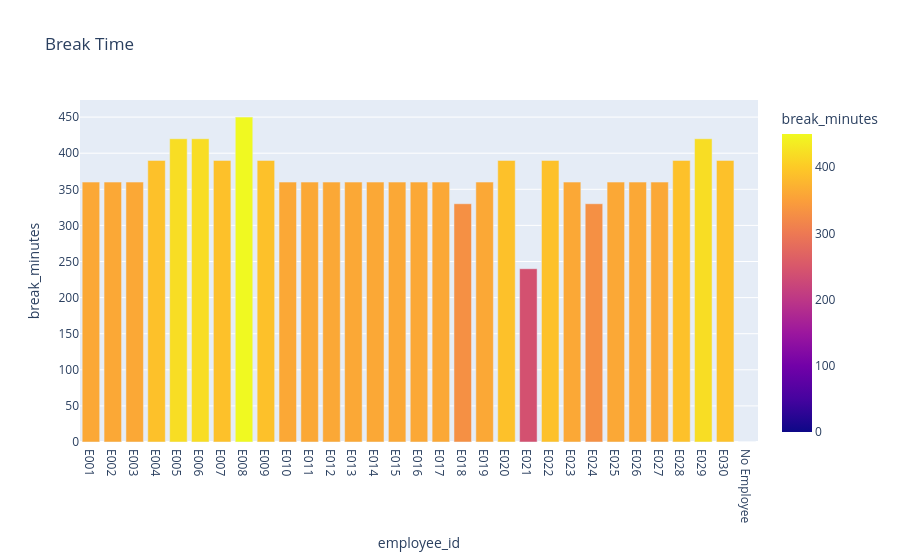

The notebook cell saved with this chart:
### Code cell
fig = px.bar(

    breaks,

    x="employee_id",

    y="break_minutes",

    color="break_minutes",

    title="Break Time"

)

fig.show()

### Figure 1 — Plotly figure (JSON) as saved in the notebook; plotly's stock layout.template omitted (floating-point values rounded to 4 significant figures)
{"data": [{"hovertemplate": "employee_id=%{x}<br>break_minutes=%{marker.color}<extra></extra>", "legendgroup": "", "marker": {"color": [360, 360, 360, 390, 420, 420, 390, 450, 390, 360, 360, 360, 360, 360, 360, 360, 360, 330, 360, 390, 240, 390, 360, 330, 360, 360, 360, 390, 420, 390, 0], "coloraxis": "coloraxis", "pattern": {"shape": ""}}, "name": "", "orientation": "v", "showlegend": false, "textposition": "auto", "type": "bar", "x": ["E001", "E002", "E003", "E004", "E005", "E006", "E007", "E008", "E009", "E010", "E011", "E012", "E013", "E014", "E015", "E016", "E017", "E018", "E019", "E020", "E021", "E022", "E023", "E024", "E025", "E026", "E027", "E028", "E029", "E030", "No Employee"], "xaxis": "x", "y": [360, 360, 360, 390, 420, 420, 390, 450, 390, 360, 360, 360, 360, 360, 360, 360, 360, 330, 360, 390, 240, 390, 360, 330, 360, 360, 360, 390, 420, 390, 0], "yaxis": "y"}], "layout": {"barmode": "relative", "coloraxis": {"colorbar": {"title": {"text": "break_minutes"}}, "colorscale": [[0, "#0d0887"], [0.1111, "#46039f"], [0.2222, "#7201a8"], [0.3333, "#9c179e"], [0.4444, "#bd3786"], [0.5556, "#d8576b"], [0.6667, "#ed7953"], [0.7778, "#fb9f3a"], [0.8889, "#fdca26"], [1, "#f0f921"]]}, "legend": {"tracegroupgap": 0}, "title": {"text": "Break Time"}, "xaxis": {"anchor": "y", "domain": [0, 1], "title": {"text": "employee_id"}}, "yaxis": {"anchor": "x", "domain": [0, 1], "title": {"text": "break_minutes"}}}}
